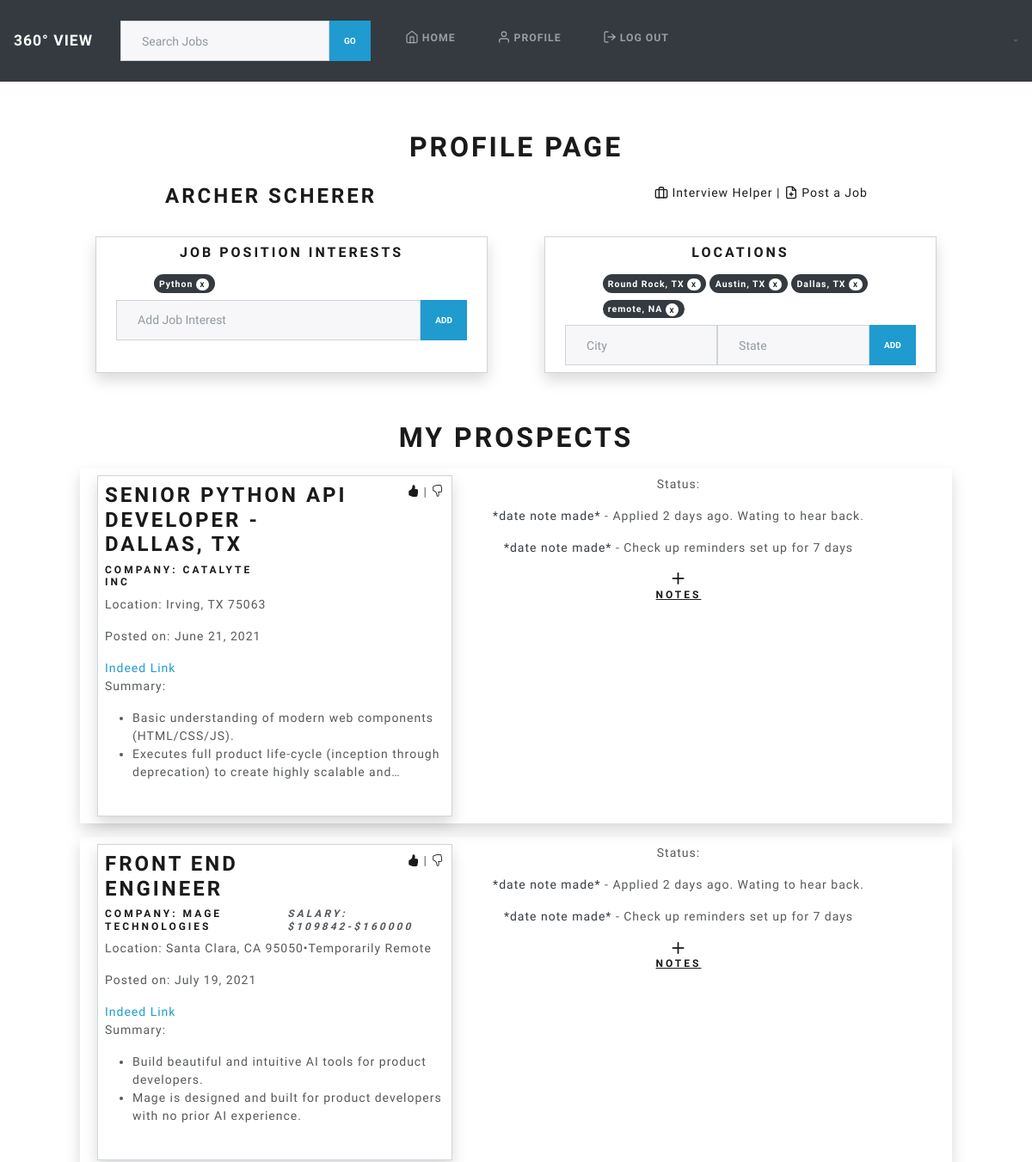
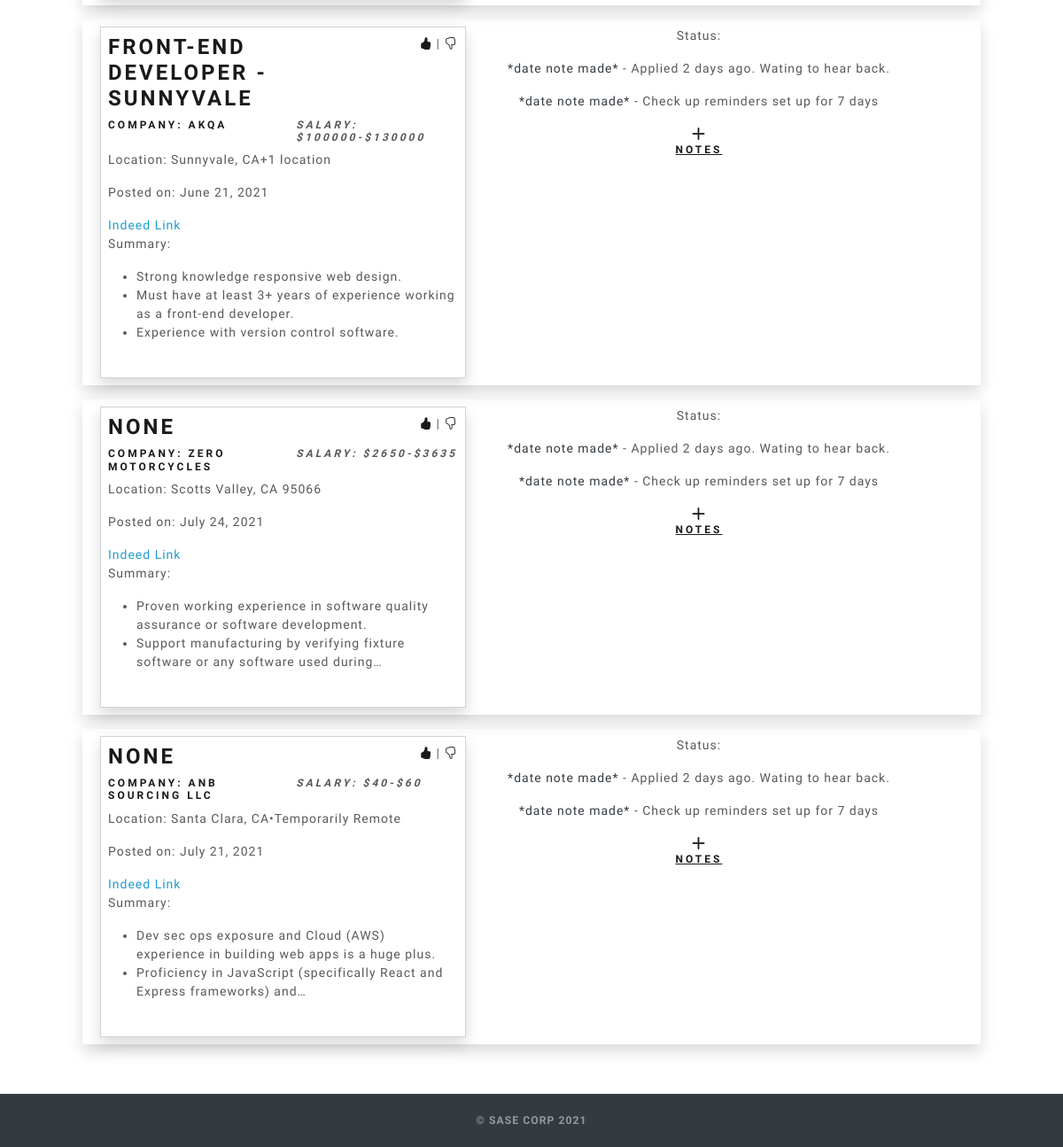
The app's page /job/profile/3 (signed in) with its own data (2 pictures, top to bottom).
### login_reg_app/models.py (models this page shows, shortened)
class User(models.Model):
    first_name = models.CharField(max_length=255)
    last_name = models.CharField(max_length=255)
    email = models.EmailField(max_length=255)
    birthday = models.DateField()
    password = models.CharField(max_length=100)
    user_type = models.CharField(max_length=255, default="agent")
    created_at = models.DateTimeField(auto_now_add=True)
    updated_at = models.DateTimeField(auto_now=True)
    objects = User_Manager()

### jobSearch_app/models.py (models this page shows, shortened)
class Position(models.Model):
    title = models.CharField(max_length=45, null=True)
    created_at = models.DateField(auto_now=True)
    updated_at = models.DateField(auto_now_add=True)
    pos_saves = models.ManyToManyField(User, related_name="user_pos_saves")

class Location(models.Model):
    city = models.CharField(max_length=45)
    state = models.ForeignKey(State, on_delete=models.CASCADE)
    created_at = models.DateField(auto_now=True)
    updated_at = models.DateField(auto_now_add=True)
    loc_saves = models.ManyToManyField(User, related_name="user_loc_saves")

class State(models.Model):
    abbr = models.CharField(max_length=2)

class Job(models.Model):
    job_title = models.ForeignKey(Position, on_delete=models.CASCADE)
    company = models.CharField(max_length=45)
    location = models.CharField(max_length=45)
    post_date = models.DateField(null=True)
    salary_min = models.IntegerField(blank=True, default=None, null=True)
    salary_max = models.IntegerField(blank=True, default=None, null=True)
    job_url = models.CharField(max_length=255)
    summary = models.CharField(max_length=255, null=True)
    job_desc = models.TextField()
    qualifications = models.ManyToManyField(Qualification, related_name="qual_jobs")
    likes = models.ManyToManyField(User, related_name="job_likes")
    dislikes = models.ManyToManyField(User, related_name="job_dislikes")
    created_at = models.DateField(auto_now=True)
    updated_at = models.DateField(auto_now_add=True)

### jobSearch_app/views.py (the view)
# urls.py: path('profile/<int:user_id>', views.profile),
def profile(request, user_id):
    if 'userid' in request.session:
        logged_user = User.objects.get(id=user_id)
        remote_filter= logged_user.user_loc_saves.filter(city="remote")
        job_likes = logged_user.job_likes.all()
        for j in job_likes:
            if j.summary:
                if j.summary[-1] == ';':
                    j.summary = j.summary.split(";")
                    j.summary.pop()
                if j.summary[0] == '[':
                    j.summary = ast.literal_eval(j.summary)
        context = {
            "user": logged_user,
            'remote_filter': remote_filter,
            'job_likes': job_likes,
        }
        return render(request, 'profile.html', context)
    else:
        return redirect('/')

### jobSearch_app/templates/profile.html (shortened to what this page needs)
<!DOCTYPE html>
<html lang="en">
<head>
    <link rel="stylesheet" href="https://cdn.jsdelivr.net/npm/bootstrap@5.0.1/dist/css/bootstrap.min.css"
>
    <link rel="stylesheet" href="https://cdn.jsdelivr.net/npm/bootswatch@4.5.2/dist/lux/bootstrap.min.css"
>
    <link rel="stylesheet" href="https://cdn.jsdelivr.net/npm/bootstrap-icons@1.3.0/font/bootstrap-icons.css">
    <link rel="stylesheet" href="//code.jquery.com/ui/1.12.1/themes/base/jquery-ui.css">
    {% load static %}
    <link rel="stylesheet" href="{% static 'css/styles.css' %}">
</head>
<header class="mb-5">
    {% include "top-nav.html" %}
</header>
<body class="text-center d-flex flex-column min-vh-100" style="padding-top: 3.5rem;">
    <div class="container">
        <main role="main" class="inner cover">
            <div class="row justify-content-lg-between mt-5">
                <div class="col-12 mb-3">
                    <h1>PROFILE PAGE</h1>
                </div>
                <div class="col-md-6">
                    <h3>
                        {{user.first_name}} {{user.last_name}}
                    </h3>
                </div>
                <div class="col-md-6">
                    <a href="/job/interview_helper/{{user.id}}">
                        <span data-feather="briefcase"></span>
                        Interview Helper |
                    </a>
                    <a href="/job/create/{{user.id}}">
                        <span data-feather="file-plus"></span>
                        Post a Job
                    </a>
                </div>
            </div>
            <div class="row d-flex justify-content-evenly m-2 mt-3">
                <div class="col-md-5 m-2 p-2 text-left border border-secondary shadow ">
                    <div class="row justify-content-center">
                        <h5 class="row justify-content-center mb-3">Job Position Interests</h5>
                        <div class="col-sm-9">
                            {%for pos in user.user_pos_saves.all%}
                            <span class="badge badge-pill badge-dark mb-2">{{pos.title}} <a href="/job/job_interest/{{pos.id}}/delete/{{user.id}}"
                                    class="badge badge-pill badge-light">X</a></span>
                            {%endfor%}
                        </div>
                    </div>
                    <div class="col-sm-12">
                        <form class="d-flex justify-content-center" action="/job/job_interest/add/{{user.id}}" method="POST">
                            <input class="form-control" type="text" placeholder="Add Job Interest" name="title">
                            <button class="btn btn-info btn-sm" type="submit">Add</button>
                        </form>
                    </div>
                </div>
                <div class="col-md-5 m-2 p-2 text-left border border-secondary shadow ">
                    <div class="row justify-content-center">
                        <h5 class="row justify-content-center mb-3">Locations</h5>
                        <div class="col-sm-9">
                            {%for loc in user.user_loc_saves.all%}
                            <span class="badge badge-pill badge-dark mb-2">{{loc.city}}, {{loc.state.abbr}} <a href="/job/loc_interest/{{loc.id}}/delete/{{user.id}}"
                                    class="badge badge-pill badge-light">X</a></span>
                            {%endfor%}
                        </div>
                    </div>
                    <div class="col-sm-12">
                        <form class="d-flex justify-content-center" action="/job/loc_interest/add/{{user.id}}" method="POST">
                            <input class="form-control" type="text" placeholder="City" name="city">
                            <input class="form-control" type="text" placeholder="State" name="state">
                            <button class="btn btn-info btn-sm" type="submit">Add</button>
                        </form>
                    </div>
                </div>
            </div>
            <div class="row justify-content-center m-5">
                <h1>My Prospects</h1>
                {% for job in job_likes %}
                <div class="row m-2 shadow">
                    {% include 'job-tile.html' %}
                    <div class="col-md-6 m-2">
                        <p>Status:</p>
                        <p> <span class="text-dark">*date note made*</span> - Applied 2 days ago. Wating to hear back.</p>
                        <p> <span class="text-dark">*date note made*</span> - Check up reminders set up for 7 days</p>
                        <a href="#"><i class="bi bi-plus-lg"></i><h6 class="text-decoration-underline" >Notes </h6></a>
                    </div>
                </div>
                {% endfor %}
            </div>
        </main>
    </div>
    {% include "footer.html" %}
</body>
</html>

### jobSearch_app/templates/job-tile.html (shortened to what this page needs)
<div class="col-md-5 m-2 p-2 text-left border border-secondary shadow ">
    <div class="row">
        <div class="col-sm-9">
            <h3><a href="/job/{{job.id}}">{{job.job_title.title}}</a></h3>
        </div>
        <div class="col-sm-3 text-right">
            {% if job in user.job_likes.all %}
            <a class="likebutton  pr-1" name="Reset" style="cursor: pointer;" id="like{{job.id}}"  data-catid="{{job.id}}"><i class="bi bi-hand-thumbs-up-fill"></i></a><span>|</span>
            {% else %}
            <a class="likebutton  pr-1" name="Like" style="cursor: pointer;" id="like{{job.id}}"  data-catid="{{job.id}}"><i class="bi bi-hand-thumbs-up"></i></a><span>|</span>
            {% endif %}
            <a class="dislikebutton" name="Dislike" style="cursor: pointer;" id="dislike{{job.id}}" data-catid="{{job.id}}"><i class="bi bi-hand-thumbs-down"></i></a>
        </div>
    </div>
    <div class="row">
        <div class="col">
            <h6>Company: {{job.company}}</h6>
        </div>
        <div class="col">
            {% if job.salary_max %}
            <h6 class="text-secondary"><em>Salary: {% if job.salary_min %}${{ job.salary_min }}-{% endif %}${{ job.salary_max }}</em></h6>
            {% endif %}
        </div>
    </div>
    <p>Location: {{job.location}}</p>
    <p>Posted on: {{ job.post_date }}</p>
    <a class="text-info mb-4" href="{{job.job_url}}" target="_blank">Indeed Link</a>
    <p>Summary:</p>
    <ul>
        {% for line in job.summary %}
        <li>{{ line }}</li>
        {% endfor %}
    </ul>
    <div class="row">
    </div>
</div>

### jobSearch_app/static/css/styles.css (style rules this page uses)
html { position: relative; min-height: 100%; }
body { margin-bottom: 60px; }
.feather { width: 16px; height: 16px; vertical-align: text-bottom; }

### records on screen
User: first_name "ARCHER", last_name "SCHERER"
Position: title "Python"
Location: city "Round Rock", state.abbr "TX"
Location: city "Austin", state.abbr "TX"
Location: city "Dallas", state.abbr "TX"
Location: city "remote", state.abbr "NA"
Job: job_title "SENIOR PYTHON API DEVELOPER - DALLAS, TX", company "CATALYTE INC", location "Irving, TX 75063", post_date "June 21, 2021", summary "Basic understanding of modern web components (HTML/CSS/JS)." "Executes full product life-cycle (inception through deprecation) to create highly scalable and…"
Job: job_title "FRONT END ENGINEER", company "MAGE TECHNOLOGIES", salary_min "109842", salary_max "160000", location "Santa Clara, CA 95050•Temporarily Remote", post_date "July 19, 2021", summary "Build beautiful and intuitive AI tools for product developers." "Mage is designed and built for product developers with no prior AI experience."
Job: job_title "FRONT-END DEVELOPER - SUNNYVALE", company "AKQA", salary_min "100000", salary_max "130000", location "Sunnyvale, CA+1 location", post_date "June 21, 2021", summary "Strong knowledge responsive web design." "Must have at least 3+ years of experience working as a front-end developer." "Experience with version control software."
Job: job_title "NONE", company "ZERO MOTORCYCLES", salary_min "2650", salary_max "3635", location "Scotts Valley, CA 95066", post_date "July 24, 2021", summary "Proven working experience in software quality assurance or software development." "Support manufacturing by verifying fixture software or any software used during…"
Job: job_title "NONE", company "ANB SOURCING LLC", salary_min "40", salary_max "60", location "Santa Clara, CA•Temporarily Remote", post_date "July 21, 2021", summary "Dev sec ops exposure and Cloud (AWS) experience in building web apps is a huge plus." "Proficiency in JavaScript (specifically React and Express frameworks) and…"
